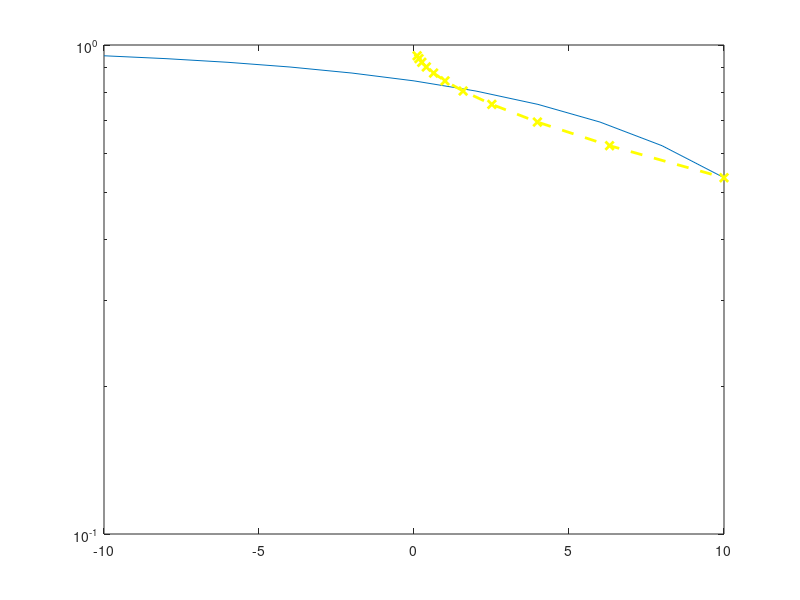

Here is the MATLAB script that generated this plot:
clear all;
close all;

SNR_db = -10:2:10;
SNR = 10.^(SNR_db/10);
M = 16;
k = log2(M);

PSK16 = 2*qfunc(sqrt(4*SNR)*sin(pi/(2*M)));
PSK16_simul = [0.950569614829235 0.937794124404146 0.921733876449071 0.901561308388506 0.876257228446250 0.844583334442052 0.805068786102641 0.756033717510376 0.695693893839099 0.622425396913119 0.535313864013823];
semilogy(SNR_db,PSK16,SNR,PSK16_simul ,'y--x', 'linewidth',2);
hold on;